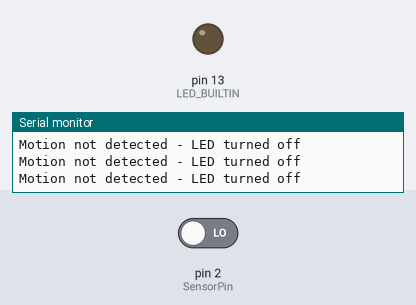
Simulated run of this sketch. Board: Arduino Uno, built with avr-gcc and run on an emulated ATmega328P. Parts: output pins drawn as LEDs (lit = HIGH), the last lines printed to the serial monitor. The test bench sets the inputs (shaded band); at power-on: pin 2 (SensorPin) LOW.

Above: at 2.8 s.
2.9 s: pin 2 (SensorPin) driven HIGH
At 4.2 s:
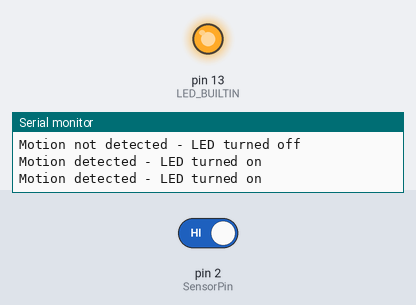
4.5 s: pin 2 (SensorPin) driven LOW
At 5.7 s:
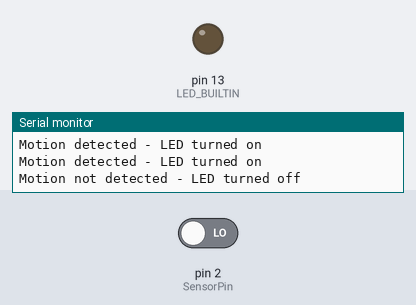
Timing chart, 0 to 7.5 s (numbered marks = the images above; inputs shaded):
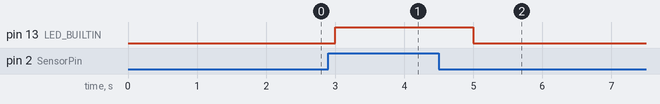

The sketch:

Task1.1P.ino
```cpp
// Pallvi - 2110994824
// SIT315 TASK1.1P
// C++ code
// Blink LED on detecting motion

// motion sensor connected to digital pin 2
const int SensorPin = 2;
// initial state of sensor is LOW
int SensorState = LOW;

void setup() {
  // initialize pin2 as input pin
  pinMode(SensorPin, INPUT);
  pinMode(LED_BUILTIN, OUTPUT);
  // initialize serial communication
  Serial.begin(9600);
}

void loop() {
  // read the state of Sensor
  SensorState = digitalRead(SensorPin);

  // turn on led if motion detected
  if (SensorState == HIGH) {
    Serial.println("Motion detected - LED turned on");
    digitalWrite(LED_BUILTIN, HIGH);
  }
  // turn off led if motion not detected
  else {
    Serial.println("Motion not detected - LED turned off");
    digitalWrite(LED_BUILTIN, LOW);
  }
  delay(1000);
}
```

Measured:
- after the input at 2.9 s, pin 13 (LED_BUILTIN): LOW → HIGH after 0.10 s
- after the input at 4.5 s, pin 13 (LED_BUILTIN): HIGH → LOW after 0.50 s
